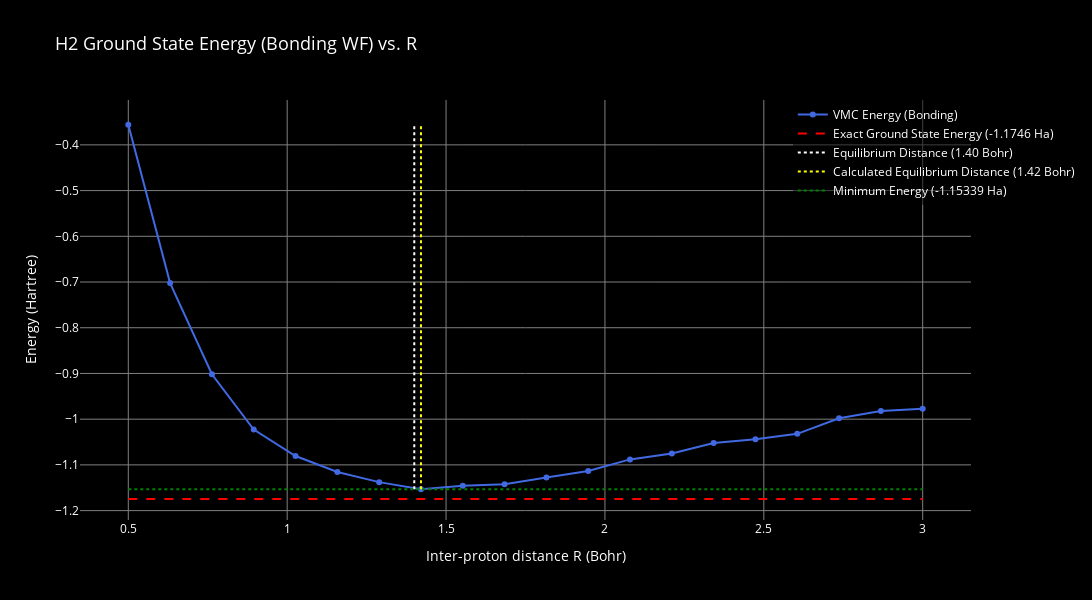

Notebook cell for this chart:
### Code cell
fig = go.Figure()

fig.add_trace(go.Scatter(
    x=results_bonding_arr[:, 0],
    y=results_bonding_arr[:, 1],
    mode='lines+markers',
    name='VMC Energy (Bonding)',
    line=dict(color='royalblue')
))

fig.add_trace(go.Scatter(
    x=[R_values[0], R_values[-1]],
    y=[-1.17460, -1.17460],
    mode='lines',
    name='Exact Ground State Energy (-1.1746 Ha)',
    line=dict(color='red', dash='dash')
))

fig.add_trace(go.Scatter(
    x=[1.40, 1.40],
    y=[min(results_bonding_arr[:, 1]), max(results_bonding_arr[:, 1])],
    mode='lines',
    name='Equilibrium Distance (1.40 Bohr)',
    line=dict(color='white', dash='dot')
))

min_energy_idx = np.argmin(results_bonding_arr[:, 1])
min_energy_R = results_bonding_arr[min_energy_idx, 0]
min_energy = results_bonding_arr[min_energy_idx, 1]

fig.add_trace(go.Scatter(
    x=[min_energy_R, min_energy_R],
    y=[min(results_bonding_arr[:, 1]), max(results_bonding_arr[:, 1])],
    mode='lines',
    name=f'Calculated Equilibrium Distance ({min_energy_R:.2f} Bohr)',
    line=dict(color='yellow', dash='dot')
))

fig.add_trace(go.Scatter(
    x=[R_values[0], R_values[-1]],
    y=[min_energy, min_energy],
    mode='lines',
    name=f'Minimum Energy ({min_energy:.5f} Ha)',
    line=dict(color='green', dash='dot')
))

fig.update_layout(
    title="H2 Ground State Energy (Bonding WF) vs. R",
    xaxis_title="Inter-proton distance R (Bohr)",
    yaxis_title="Energy (Hartree)",
    width=1200, height=600, showlegend=True,
    plot_bgcolor='black', paper_bgcolor='black', font=dict(color='white'),
    title_font=dict(size=18, color='white'),
    legend=dict(x=0.8, y=1, traceorder='normal', font=dict(size=12, color='white'), bgcolor='rgba(0, 0, 0, 0.5)'),
    xaxis=dict(showgrid=True, gridwidth=1, gridcolor='gray'),
    yaxis=dict(showgrid=True, gridwidth=1, gridcolor='gray')
)

fig.show()

### Figure 1 — Plotly figure (JSON) as saved in the notebook; plotly's stock layout.template omitted (floating-point values rounded to 4 significant figures)
{"data": [{"line": {"color": "royalblue"}, "mode": "lines+markers", "name": "VMC Energy (Bonding)", "type": "scatter", "x": [0.5, 0.6316, 0.7632, 0.8947, 1.026, 1.158, 1.289, 1.421, 1.553, 1.684, 1.816, 1.947, 2.079, 2.211, 2.342, 2.474, 2.605, 2.737, 2.868, 3], "y": [-0.356, -0.7023, -0.9017, -1.023, -1.081, -1.116, -1.138, -1.153, -1.146, -1.142, -1.128, -1.113, -1.088, -1.075, -1.052, -1.044, -1.032, -0.998, -0.9822, -0.9771]}, {"line": {"color": "red", "dash": "dash"}, "mode": "lines", "name": "Exact Ground State Energy (-1.1746 Ha)", "type": "scatter", "x": [0.5, 3], "y": [-1.175, -1.175]}, {"line": {"color": "white", "dash": "dot"}, "mode": "lines", "name": "Equilibrium Distance (1.40 Bohr)", "type": "scatter", "x": [1.4, 1.4], "y": [-1.153, -0.356]}, {"line": {"color": "yellow", "dash": "dot"}, "mode": "lines", "name": "Calculated Equilibrium Distance (1.42 Bohr)", "type": "scatter", "x": [1.421, 1.421], "y": [-1.153, -0.356]}, {"line": {"color": "green", "dash": "dot"}, "mode": "lines", "name": "Minimum Energy (-1.15339 Ha)", "type": "scatter", "x": [0.5, 3], "y": [-1.153, -1.153]}], "layout": {"font": {"color": "white"}, "height": 600, "legend": {"bgcolor": "rgba(0, 0, 0, 0.5)", "font": {"color": "white", "size": 12}, "traceorder": "normal", "x": 0.8, "y": 1}, "paper_bgcolor": "black", "plot_bgcolor": "black", "showlegend": true, "title": {"font": {"color": "white", "size": 18}, "text": "H2 Ground State Energy (Bonding WF) vs. R"}, "width": 1200, "xaxis": {"gridcolor": "gray", "gridwidth": 1, "showgrid": true, "title": {"text": "Inter-proton distance R (Bohr)"}}, "yaxis": {"gridcolor": "gray", "gridwidth": 1, "showgrid": true, "title": {"text": "Energy (Hartree)"}}}}
